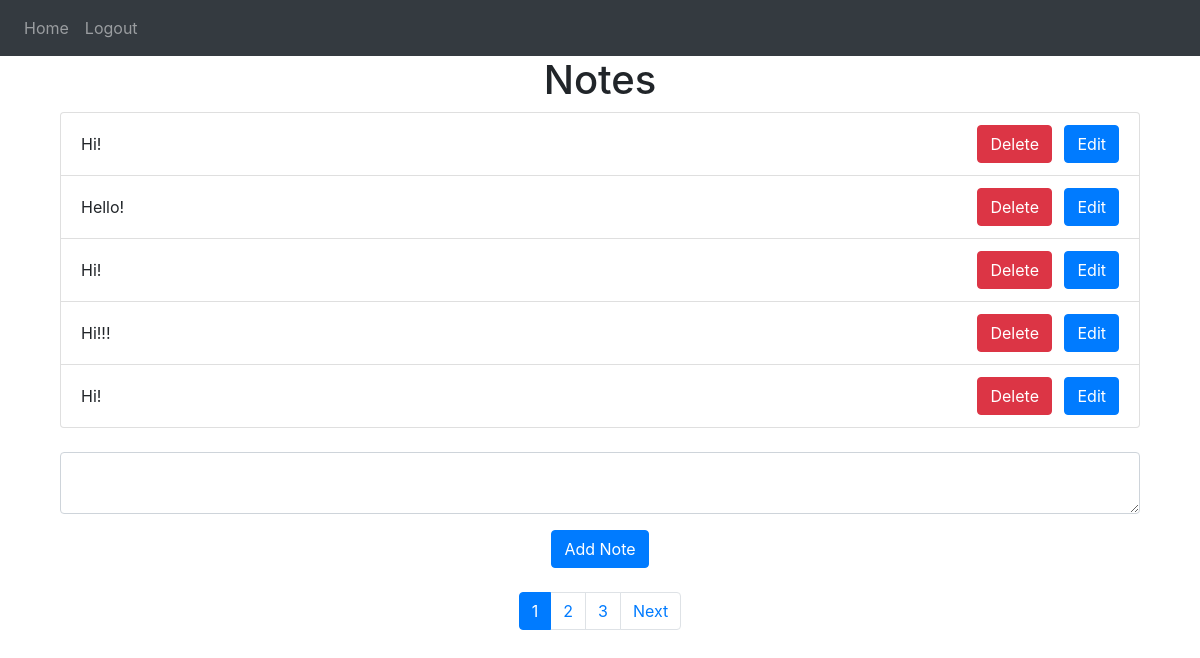
The app's page / (signed in) with its own data.
### website/models.py (models this page shows)
class Note(db.Model):
    id = db.Column(db.Integer, primary_key=True)
    data = db.Column(db.String(10000))
    date = db.Column(db.DateTime(timezone=True), default=func.now())
    user_id = db.Column(db.Integer, db.ForeignKey('user.id'))

### website/views.py (the view, shortened to what this page needs)
@views.route('/', methods=['GET', 'POST'])
@login_required
def home():
    page = request.args.get('page', 1, type=int)
    per_page = 5
    user_notes = Note.query.filter_by(user_id=current_user.id).paginate(page=page, per_page=per_page)
    return render_template("home.html", user=current_user, user_notes=user_notes)

### website/__init__.py (called while the page is built)
def create_app():
    app = Flask(__name__)
    app.config['SECRET_KEY'] = 's3-cr3t-ll4ve¿'
    app.config['SQLALCHEMY_DATABASE_URI'] = f'sqlite:///{DB_NAME}'
    db.init_app(app)
    from .views import views
    from .auth import auth
    app.register_blueprint(views, url_prefix='/')
    app.register_blueprint(auth, url_prefix='/')
    from .models import User, Note
    with app.app_context():
        db.create_all()
    login_manager = LoginManager()
    login_manager.login_view = 'auth.login'
    login_manager.init_app(app)
    @login_manager.user_loader
    def load_user(id):
        return User.query.get(int(id))
    return app

### website/templates/home.html (shortened to what this page needs)
{% extends "base.html" %} {% block title %}Home{% endblock %} {% block content
%}
<div class="container">
  <h1 class="text-center">Notes</h1>
  <ul class="list-group">
    {% for note in user_notes %}
    <li
      class="list-group-item d-flex justify-content-between align-items-center"
    >
      <div>
        <div>{{ note.data }}</div>
      </div>
      <div class="button-group">
        <button
          type="button"
          class="btn btn-danger mr-2"
          onClick="confirmDelete('{{ note.id }}')"
        >
          Delete
        </button>
        <a
          href="{{ url_for('views.edit_note', note_id=note.id) }}"
          class="btn btn-primary"
          >Edit</a
        >
      </div>
    </li>
    {% endfor %}
  </ul>
</div>
<div class="container mt-4">
  <form method="POST">
    <textarea name="note" id="note" class="form-control mb-3"></textarea>
    <div class="text-center">
      <button type="submit" class="btn btn-primary">Add Note</button>
    </div>
  </form>
</div>
{% if user_notes.has_prev or user_notes.has_next %}
<div class="d-flex justify-content-center mt-4">
  <nav aria-label="User pagination">
    <ul class="pagination">
       {% for page_num in user_notes.iter_pages() %}
      <li
        class="page-item {% if user_notes.page == page_num %}active{% endif %}"
      >
        <a class="page-link" href="{{ url_for('views.home', page=page_num) }}"
          >{{ page_num }}</a
        >
      </li>
      {% endfor %} {% if user_notes.has_next %}
      <li class="page-item">
        <a
          class="page-link"
          href="{{ url_for('views.home', page=user_notes.next_num) }}"
          >Next</a
        >
      </li>
      {% endif %}
    </ul>
  </nav>
</div>
{% endif %} {% endblock %}

### records on screen
Note: data "Hi!"
Note: data "Hello!"
Note: data "Hi!"
Note: data "Hi!!!"
Note: data "Hi!"

### other values on screen
{{ page_num }} "1" "2" "3"
